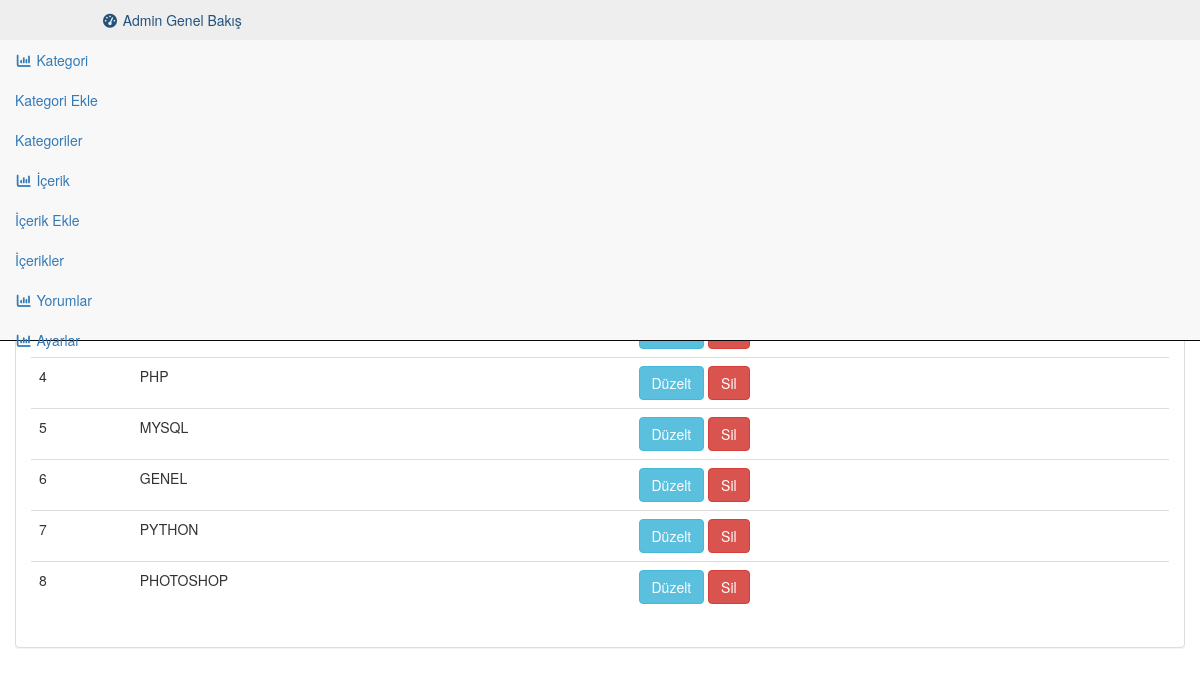
/admin/index.php?url=kategoriler (signed in), run on the app's committed database.
### tables this page shows
CREATE TABLE `kategori` (
  `kategori_id` int(10) UNSIGNED NOT NULL,
  `kategori_baslik` varchar(50) NOT NULL,
  `kategori_ust_id` int(11) NOT NULL
);

### system/database.php (called while the page is built, shortened)
<?php
class Database extends PDO
{
	public $sql;
	public $veri=array();
	public function select($param="")
	{
		if ($param=="") {
			$sorgu = parent::prepare( $this->sql );
			$liste = $sorgu->execute( $this->veri );
			if($sorgu->rowCount()>0){
				return $sorgu->fetchAll(PDO::FETCH_OBJ);
			}else{
				return false;
			}
		}
	}
}

### admin/app/kategoriler.php (the view, shortened to what this page needs)
<?php
require 'inc/ust.php';
?>
<div id="wrapper">
    <nav class="navbar navbar-inverse navbar-fixed-top" role="navigation">
        <?php
        require 'inc/ust_nav.php';
        require 'inc/sol_nav.php';
        ?>
    </nav>
    <div id="page-wrapper">
        <div class="container-fluid">
            <div class="row">
                <div class="col-lg-12">
                    <h1 class="page-header">Kategoriler</h1>
                    <?php
                    $db->sql = " select * from kategori ";
                    $kategoriler = $db->select();
                    if ( $kategoriler == false ) {
                        echo '<p>Kategori Bulunamadı</p>';
                    }else{
                        ?>
                        <div class="panel panel-default">
                            <div class="panel-heading">
                            </div>
                            <div class="panel-body">
                                <div class="table-responsive">
                                    <table class="table table-hover">
                                        <thead>
                                            <tr>
                                                <th>Kategori Başlık</th>
                                            </tr>
                                        </thead>
                                        <tbody>
                                            <?php
                                            $no=1;
                                            foreach ($kategoriler as $key => $value) {
                                                ?>
                                                <tr>
                                                    <td><?=$no++; ?></td>
                                                    <td><?php echo $value->kategori_baslik; ?></td>
                                                    <td>
                                                        <a href="index.php?url=kategori_guncelle&id=<?=$value->kategori_id; ?>" class="btn btn-info">Düzelt</a>
                                                        <a href="index.php?url=kategori_sil&id=<?=$value->kategori_id; ?>" class="btn btn-danger" onclick="return confirm('Silinecek Eminmisiniz ?');">Sil</a>
                                                    </td>
                                                </tr>
                                                <?php
                                            }
                                            ?>
                                        </tbody>
                                    </table>
                                </div>
                            </div>
                        </div>
                        <?php
                    }
                    ?>
                </div>
            </div>
        </div>
    </div>
</div>
<?php
require 'inc/alt.php';
?>

### data on the page
kategori: kategori_baslik "PHP"
kategori: kategori_baslik "MYSQL"
kategori: kategori_baslik "GENEL"
kategori: kategori_baslik "PYTHON"
kategori: kategori_baslik "PHOTOSHOP"
